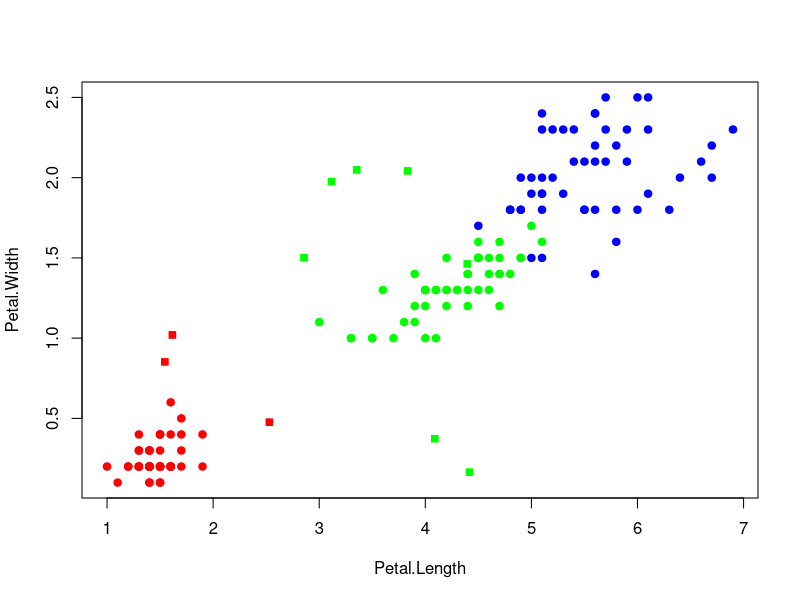

Here is the R script that generated this plot:
# euclid distance
dist <- function(a, b) {
  return (sqrt(sum( (a - b) ^ 2)))
}

# 1NN version 1
f1nn <- function(dat, p) {
  res = dat[1, ]
  resDist = dist(p, res[1:2])
  for (i in 2:length(dat[[1]])) {
    k <- dist(dat[i,][1:2], p)
    if (k < resDist) {
      res = dat[i, ]
      resDist = k
    }
  }

  return (res)
}

# 1NN version 2
f1nn2 <- function(dat, p) {
  dists <- vector("list", length(dat[[1]]))
  for (i in 1:length(dat[[1]])) {
    dists[[i]] <- dist(dat[i,][1:2], p)
  }
  dat <- data.frame(dat, "Distance" = unlist(dists))
  
  return ( dat[which.min(dat$Distance),] )
}

# get data and plot it
dat <- iris[3:5]
colors <- c("setosa" = "red", "versicolor" = "green", "virginica" = "blue")
plot(dat[1:2], pch = 21, col = colors[dat$Species], bg = colors[dat$Species])

# classify N random points
N = 10
points <- data.frame("x" = runif(N, 1, 7), "y" = runif(N, 0, 2.5))
for (i in seq(10)) {
  p <- points[i, ]
  cl <- f1nn(dat, p)
  points(p[1], p[2], pch = 22, col = colors[cl$Species], bg = colors[cl$Species])
}
